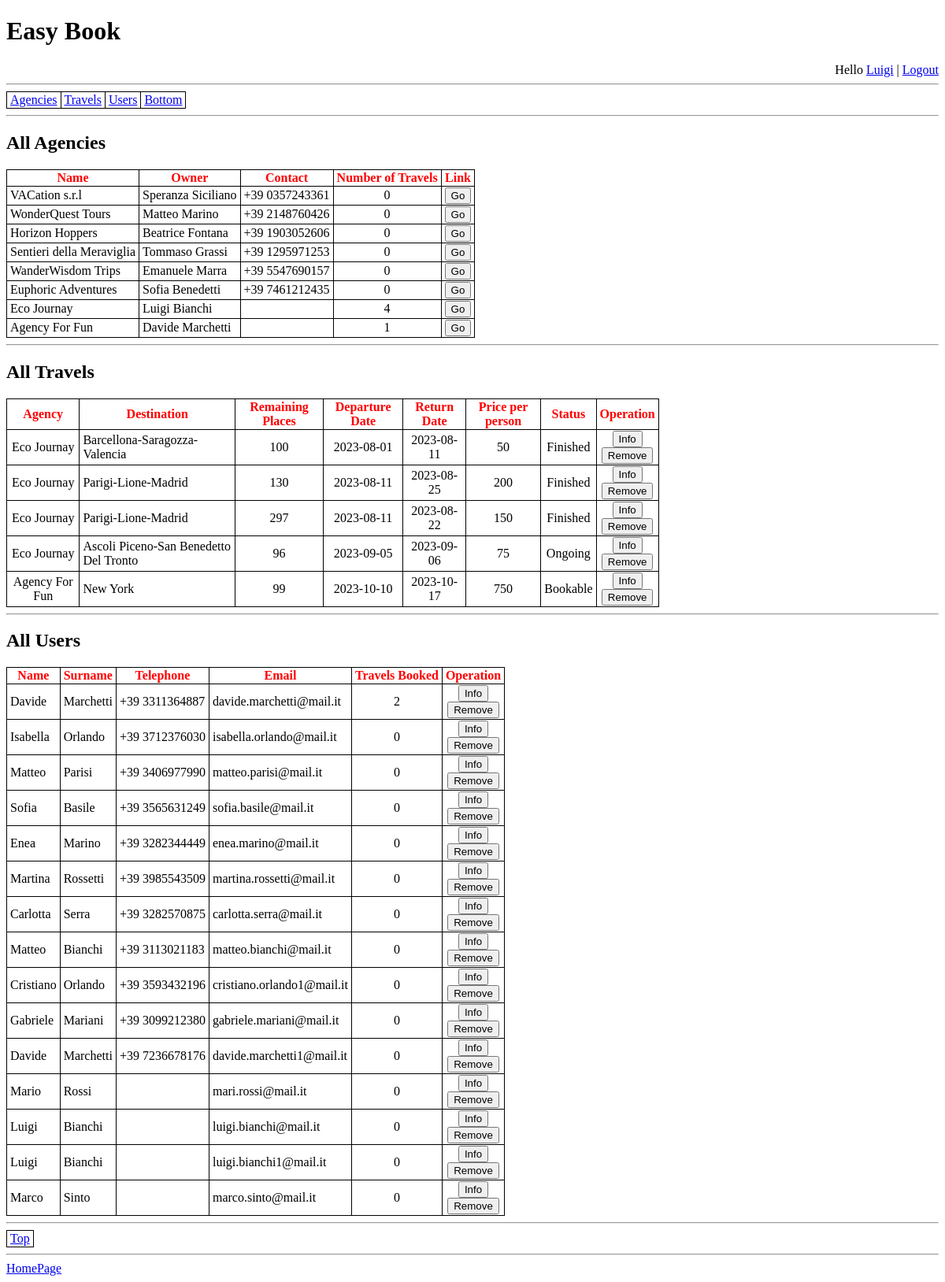
The page /admin/homepage_admin.php (signed in) on the database as committed earlier.
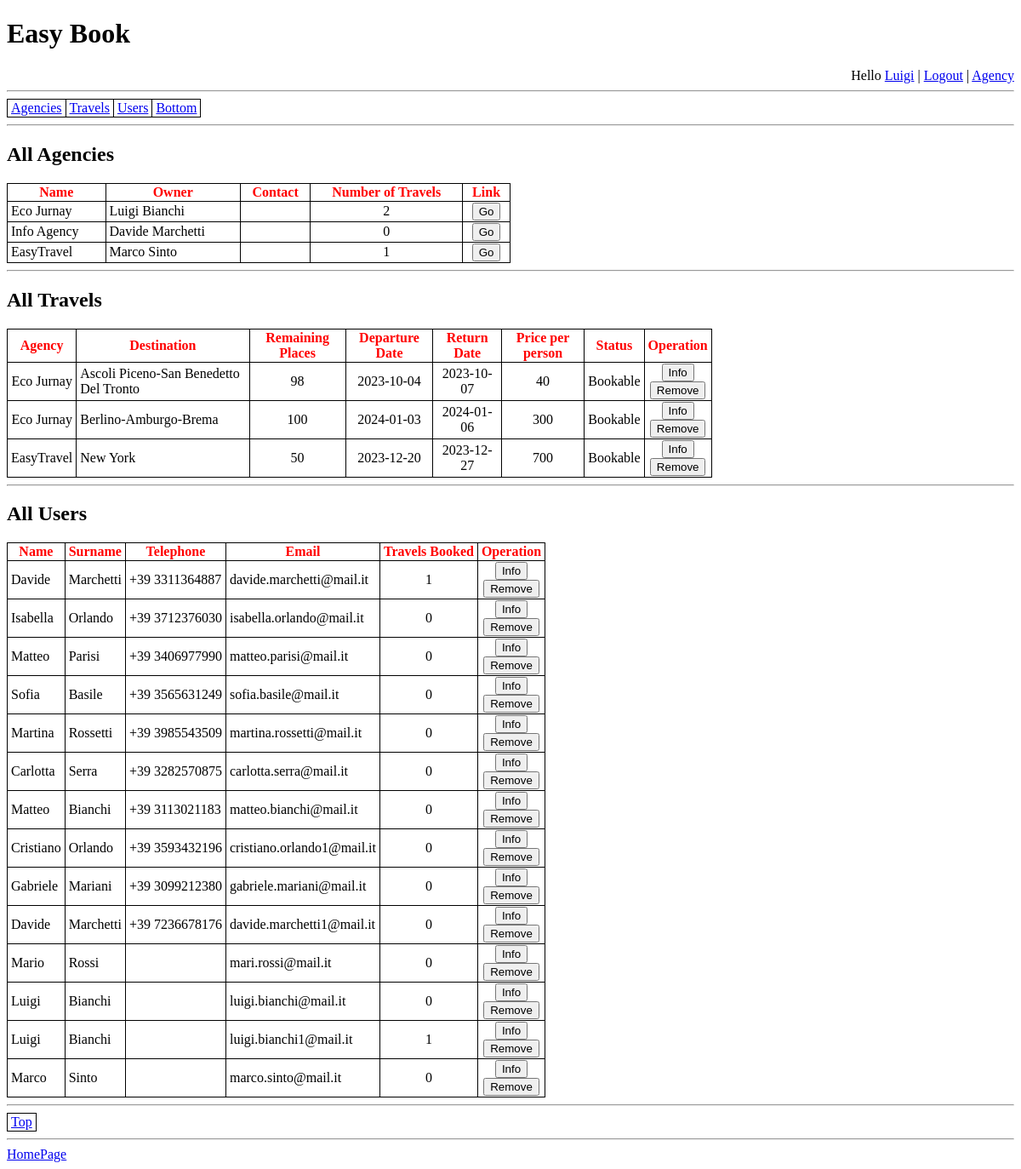
The same page on the database as committed later.
### tables this page shows
CREATE TABLE `agenzia` (
  `id` int NOT NULL,
  `nome` varchar(100) NOT NULL,
  `proprietario` varchar(100) NOT NULL,
  `sedeFisica` varchar(100) DEFAULT NULL,
  `telefono` varchar(14) DEFAULT NULL,
  `id_utente` int NOT NULL
);

CREATE TABLE `viaggio` (
  `id` int NOT NULL,
  `postiDisponibili` int NOT NULL,
  `dataPartenza` date NOT NULL,
  `dataArrivo` date NOT NULL,
  `prezzo` int NOT NULL,
  `id_agenzia` int NOT NULL,
  `id_itinerario` int NOT NULL
);

CREATE TABLE `utente` (
  `id` int NOT NULL,
  `nome` varchar(40) NOT NULL,
  `cognome` varchar(40) NOT NULL,
  `telefono` varchar(14) DEFAULT NULL,
  `email` tinytext NOT NULL,
  `password` varchar(255) NOT NULL
);

### admin/homepage_admin.php (the view, shortened to what the changed rows need)
<!DOCTYPE html>
<html lang="en">
<head>
    <link rel="stylesheet" href="../style/style.css">
</head>
<body>
    <h1>Easy Book</h1>
    <?php
    include_once("../database/dbConnection.php");
    PrintLoginInfo();
    $conn = OpenCon();
    ?>
    <hr>
    <table id="top">
        <tr>
        </tr>
    </table>
    <hr>
    <h2 id="agency">All Agencies</h2>
    <table style="max-width: 70%; min-width: 50%">
        <tr>
            <th>Name</th>
            <th>Owner</th>
            <th>Contact</th>
            <th>Number of Travels</th>
            <th>Link</th>
        </tr>
        <?php
        $query = 'SELECT *, (SELECT COUNT(v.id) FROM viaggio as v WHERE v.id_agenzia = a.id) AS nt FROM agenzia AS a';
        $res = $conn->query($query);
        foreach ($res as $r) {
            echo ("<tr>");
            echo ("<td>" . $r["nome"] . "</td>");
            echo ("<td>" . $r["proprietario"] . "</td>");
            echo ("<td>" . $r["telefono"] . "</td>");
            echo ("<td style = \"text-align: center\">" . $r["nt"] . "</td>");
        ?>
            <td style="text-align: center">
                <form action="../agency/info_agency.php" method="get">
                    <button type="submit" name="agency" value="<?php echo ($r["nome"]); ?>">Go</button>
                </form>
            </td>
        <?php
            echo ("</tr>");
        }
        ?>
    </table>
    <hr>
    <h2 id="travel">All Travels</h2>
    <table style="max-width: 70%">
        <tr>
            <th>Agency</th>
            <th>Destination</th>
            <th>Remaining Places</th>
            <th>Departure Date</th>
            <th>Return Date</th>
            <th>Price per person</th>
            <th>Status</th>
            <th>Operation</th>
        </tr>
        <?php
        $travel_query = 'SELECT * FROM viaggio AS v';
        $tv = $conn->query($travel_query);
        foreach ($tv as $x) {
            $dest_query = 'SELECT l.nome FROM localita as l, itinerario_localita as il
                        WHERE l.id = il.id_localita
                        AND il.id_itinerario = \'' . $x["id_itinerario"] . '\'';
            $dest = $conn->query($dest_query);
            $cities = "";
            foreach ($dest as $c) {
                $cities .= ($c["nome"] . '-');
            }
            $cities = substr_replace($cities, "", -1);
            $agency_query = "SELECT * FROM agenzia as a WHERE a.id = '{$x["id_agenzia"]}'";
            $agency = $conn->query($agency_query)->fetch_array();
            $status = "";
            if (date('Y-m-d') < $x["dataPartenza"]) {
                $status = "Bookable";
            } else if (date('Y-m-d') > $x["dataArrivo"]) {
                $status = "Finished";
            } else {
                $status = "Ongoing";
            }
            echo ("<tr>");
            echo ("<td style = \"text-align: center\">{$agency["nome"]}</td>");
            echo ("<td>{$cities}</td>");
            echo ("<td style = \"text-align: center\">" . $x["postiDisponibili"] . "</td>");
            echo ("<td style = \"text-align: center\">" . $x["dataPartenza"] . "</td>");
            echo ("<td style = \"text-align: center\">" . $x["dataArrivo"] . "</td>");
            echo ("<td style = \"text-align: center\">" . $x["prezzo"] . "</td>");
            echo ("<td style = \"text-align: center\">{$status}</td>");
            echo ("<td style=\"text-align: center\">");
        ?>
            <form action="../agency/info_travel.php" method="get">
                <button name="travel" value="<?php echo ($x["id"]); ?>">Info</button>
            </form>
            <form action="../agency/operation/remove_travel.php" method="get">
                <button name="travel" value="<?php echo ($x["id"]); ?>">Remove</button>
            </form>
        <?php
            echo ("</td>");
            echo ("</tr>");
        }
        ?>
    </table>
    <hr>
    <h2 id="user">All Users</h2>
    <table>
        <table style="max-width: 70%; min-width: 50%">
            <tr>
                <th>Name</th>
                <th>Surname</th>
                <th>Telephone</th>
                <th>Email</th>
                <th>Travels Booked</th>
                <th>Operation</th>
            </tr>
            <?php
            $user_query = "SELECT *, (SELECT COUNT(v.id) FROM viaggio_utente as v WHERE v.id_utente = u.id) as travels FROM utente as u";
            $user = $conn->query($user_query);
            foreach ($user as $x) {
                echo ("<tr>");
                echo ("<td>" . $x["nome"] . "</td>");
                echo ("<td>" . $x["cognome"] . "</td>");
                echo ("<td>" . $x["telefono"] . "</td>");
                echo ("<td>" . $x["email"] . "</td>");
                echo ("<td style = \"text-align: center\">" . $x["travels"] . "</td>");
            ?>
                <td style="text-align: center">
                    <form action="../user/info_user.php" method="post">
                        <button type="submit" name="user" value="<?php echo ($x["id"]); ?>">Info</button>
                    </form>
                    <form action="../admin/operation/remove_user.php" method="post">
                        <button type="submit" name="user" value="<?php echo ($x["id"]); ?>">Remove</button>
                    </form>
                </td>
            <?php
                echo ("</tr>");
            }
            ?>
        </table>
    </table>
    <hr>
    <table id="bot">
        <tr>
        </tr>
    </table>
    <hr>
    <footer>
        <a href=" ../index.php">HomePage</a>
    </footer>
</body>
</html>

### database/dbConnection.php (shortened to what the changed rows need)
<?php
$HOME_FOLDER = "/easy-book/WebSite/";
function OpenCon()
{
    $conn = new mysqli("127.0.0.1", "root", "password", "easybook") or die("Connection failed: %s\n" . $conn->error);
    return $conn;
}
function PrintLoginInfo()
{
    global $HOME_FOLDER;
    $conn = OpenCon();
    if (isset($_SESSION["id"])) {
        echo ("<div class=\"login\">Hello <a href='{$HOME_FOLDER}user/info_user.php'>{$_SESSION["name"]}</a> | <a href=\"{$HOME_FOLDER}user/logout.php\">Logout</a>");
        $admin_query = 'SELECT u.id AS id FROM amministratore AS a, utente AS u WHERE u.id = a.id_utente AND a.dataRitiro IS NULL;';
        $res = $conn->query($admin_query);
        $agency_query = "SELECT a.id FROM agenzia as a
                WHERE a.id_utente = '{$_SESSION["id"]}';";
        $res = $conn->query($agency_query);
        if ($res->num_rows > 0) {
            echo (" | <a href=\"{$HOME_FOLDER}agency/homepage_agency.php\">Agency</a>");
        }
        echo ("</div>");
    } else {
        echo ("<div class=\"login\"><a href=\"{$HOME_FOLDER}user/login.php\">Login</a> | <a href=\"{$HOME_FOLDER}user/register.php\">Sign Up</a></div>");
    }
}

Rows that differ between the two databases and show on the page:
removed agenzia: nome "VACation s.r.l", proprietario "Speranza Siciliano", telefono "+39 0357243361", nt "0"
removed agenzia: nome "WonderQuest Tours", proprietario "Matteo Marino", telefono "+39 2148760426", nt "0"
removed agenzia: nome "Horizon Hoppers", proprietario "Beatrice Fontana", telefono "+39 1903052606", nt "0"
removed agenzia: nome "Sentieri della Meraviglia", proprietario "Tommaso Grassi", telefono "+39 1295971253", nt "0"
removed agenzia: nome "WanderWisdom Trips", proprietario "Emanuele Marra", telefono "+39 5547690157", nt "0"
removed agenzia: nome "Euphoric Adventures", proprietario "Sofia Benedetti", telefono "+39 7461212435", nt "0"
removed agenzia: nome "Eco Journay", proprietario "Luigi Bianchi", nt "4"
removed agenzia: nome "Agency For Fun", proprietario "Davide Marchetti", nt "1"
removed viaggio: id_agenzia.nome "Eco Journay", cities "Barcellona-Saragozza-Valencia", postiDisponibili "100", dataPartenza "2023-08-01", dataArrivo "2023-08-11", prezzo "50", dataArrivo "Finished", $x["id"] 1 (drawn)
removed viaggio: id_agenzia.nome "Eco Journay", cities "Parigi-Lione-Madrid", postiDisponibili "130", dataPartenza "2023-08-11", dataArrivo "2023-08-25", prezzo "200", dataArrivo "Finished", $x["id"] 2 (drawn)
removed viaggio: id_agenzia.nome "Eco Journay", cities "Parigi-Lione-Madrid", postiDisponibili "297", dataPartenza "2023-08-11", dataArrivo "2023-08-22", prezzo "150", dataArrivo "Finished", $x["id"] 3 (drawn)
removed viaggio: id_agenzia.nome "Eco Journay", cities "Ascoli Piceno-San Benedetto Del Tronto", postiDisponibili "96", dataPartenza "2023-09-05", dataArrivo "2023-09-06", prezzo "75", dataArrivo "Ongoing", $x["id"] 8 (drawn)
removed viaggio: id_agenzia.nome "Agency For Fun", cities "New York", postiDisponibili "99", dataPartenza "2023-10-10", dataArrivo "2023-10-17", prezzo "750", dataPartenza "Bookable", $x["id"] 9 (drawn)
removed utente: nome "Enea", cognome "Marino", telefono "+39 3282344449", email "enea.marino@mail.it", travels "0", $x["id"] 5 (drawn)
added agenzia: nome "Eco Jurnay", proprietario "Luigi Bianchi", nt "2"
added agenzia: nome "Info Agency", proprietario "Davide Marchetti", nt "0"
added agenzia: nome "EasyTravel", proprietario "Marco Sinto", nt "1"
added viaggio: id_agenzia.nome "Eco Jurnay", cities "Ascoli Piceno-San Benedetto Del Tronto", postiDisponibili "98", dataPartenza "2023-10-04", dataArrivo "2023-10-07", prezzo "40", dataPartenza "Bookable", $x["id"] 10 (drawn)
added viaggio: id_agenzia.nome "Eco Jurnay", cities "Berlino-Amburgo-Brema", postiDisponibili "100", dataPartenza "2024-01-03", dataArrivo "2024-01-06", prezzo "300", dataPartenza "Bookable", $x["id"] 11 (drawn)
added viaggio: id_agenzia.nome "EasyTravel", cities "New York", postiDisponibili "50", dataPartenza "2023-12-20", dataArrivo "2023-12-27", prezzo "700", dataPartenza "Bookable", $x["id"] 12 (drawn)
computed for utente "davide.marchetti@mail.it": travels "2" → "1"
computed for utente "luigi.bianchi1@mail.it": travels "0" → "1"
Other text that changed with them:
text now shown: "| Agency"
